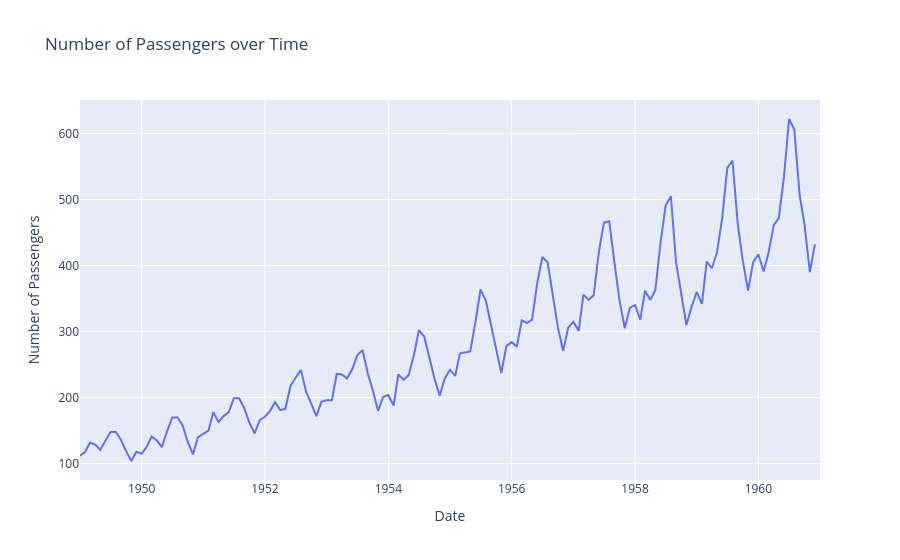

The notebook cell this image was saved under:
### Code cell
# plot the data using seaborn
sns.set(rc={'figure.figsize':(15,5)})
sns.lineplot(x='Date', y='Number of Passengers', color = "brown", data=df)

# plot the data
plt.xlabel('Date')
plt.ylabel('Number of Passengers')
plt.title('Number of Passengers over Time')
plt.show()

# rotate the x-axis ticks
plt.xticks(rotation=90, fontsize=4) 

# make same plot using plotly
import plotly.express as px
fig = px.line(df, x='Date', y='Number of Passengers', title='Number of Passengers over Time')

# change the x-axis limits
fig.update_xaxes(range=['1949-01-01', '1960-12-31'])
fig.show()

### Figure 1 — Plotly figure (JSON) as saved in the notebook; plotly's stock layout.template omitted (floating-point values rounded to 4 significant figures; data arrays with more than 128 entries replaced by an {"elided": "..."} marker saying what was removed)
{"data": [{"hovertemplate": "Date=%{x}<br>Number of Passengers=%{y}<extra></extra>", "legendgroup": "", "line": {"color": "#636efa", "dash": "solid"}, "marker": {"symbol": "circle"}, "mode": "lines", "name": "", "orientation": "v", "showlegend": false, "type": "scatter", "x": {"elided": "144 str values"}, "xaxis": "x", "y": {"elided": "144 int values"}, "yaxis": "y"}], "layout": {"legend": {"tracegroupgap": 0}, "title": {"text": "Number of Passengers over Time"}, "xaxis": {"anchor": "y", "domain": [0, 1], "range": ["1949-01-01", "1960-12-31"], "title": {"text": "Date"}}, "yaxis": {"anchor": "x", "domain": [0, 1], "title": {"text": "Number of Passengers"}}}}
